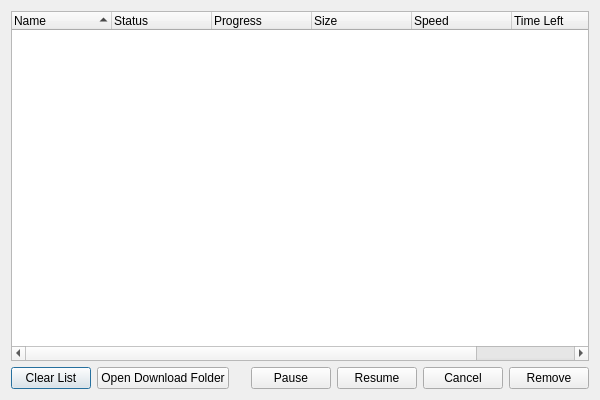
<?xml version="1.0" encoding="UTF-8"?>
<ui version="4.0">
 <class>DownloadManager</class>
 <widget class="QDialog" name="DownloadManager">
  <property name="geometry">
   <rect>
    <x>0</x>
    <y>0</y>
    <width>600</width>
    <height>400</height>
   </rect>
  </property>
  <property name="windowTitle">
   <string>Downloads</string>
  </property>
  <layout class="QVBoxLayout" name="verticalLayout">
   <item>
    <widget class="QTreeWidget" name="downloadList">
     <property name="alternatingRowColors">
      <bool>true</bool>
     </property>
     <property name="selectionMode">
      <enum>QAbstractItemView::ExtendedSelection</enum>
     </property>
     <property name="rootIsDecorated">
      <bool>false</bool>
     </property>
     <property name="itemsExpandable">
      <bool>false</bool>
     </property>
     <property name="sortingEnabled">
      <bool>true</bool>
     </property>
     <column>
      <property name="text">
       <string>Name</string>
      </property>
     </column>
     <column>
      <property name="text">
       <string>Status</string>
      </property>
     </column>
     <column>
      <property name="text">
       <string>Progress</string>
      </property>
     </column>
     <column>
      <property name="text">
       <string>Size</string>
      </property>
     </column>
     <column>
      <property name="text">
       <string>Speed</string>
      </property>
     </column>
     <column>
      <property name="text">
       <string>Time Left</string>
      </property>
     </column>
     <column>
      <property name="text">
       <string>URL</string>
      </property>
     </column>
    </widget>
   </item>
   <item>
    <layout class="QHBoxLayout" name="horizontalLayout">
     <item>
      <widget class="QPushButton" name="clearButton">
       <property name="text">
        <string>Clear List</string>
       </property>
      </widget>
     </item>
     <item>
      <widget class="QPushButton" name="openFolderButton">
       <property name="text">
        <string>Open Download Folder</string>
       </property>
      </widget>
     </item>
     <item>
      <spacer name="horizontalSpacer">
       <property name="orientation">
        <enum>Qt::Horizontal</enum>
       </property>
       <property name="sizeHint" stdset="0">
        <size>
         <width>40</width>
         <height>20</height>
        </size>
       </property>
      </spacer>
     </item>
     <item>
      <widget class="QPushButton" name="pauseButton">
       <property name="text">
        <string>Pause</string>
       </property>
      </widget>
     </item>
     <item>
      <widget class="QPushButton" name="resumeButton">
       <property name="text">
        <string>Resume</string>
       </property>
      </widget>
     </item>
     <item>
      <widget class="QPushButton" name="cancelButton">
       <property name="text">
        <string>Cancel</string>
       </property>
      </widget>
     </item>
     <item>
      <widget class="QPushButton" name="removeButton">
       <property name="text">
        <string>Remove</string>
       </property>
      </widget>
     </item>
    </layout>
   </item>
  </layout>
 </widget>
 <resources/>
 <connections/>
</ui> 
